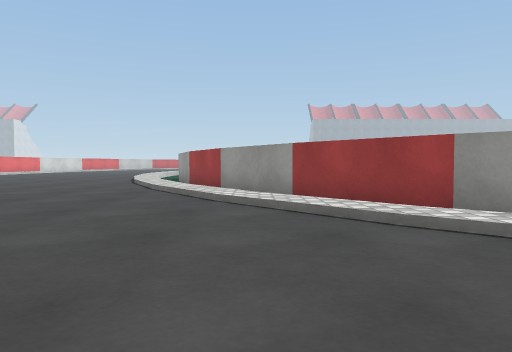
View 1 (above)

24 first-person views from a walk through a scene from a Unity 3-D project. The camera is 0.55 m above the floor, tilts 2° down and sees 70° across. The floor is counted in squares, 1 m on a side. Each view is taken from the middle of a square. On the plan, view 1 faces up. The plan holds only what a view shows up to about 9 squares ahead; the rest is blank. The place goes on beyond the plan. Some surface patterns are stand-ins.

View 2
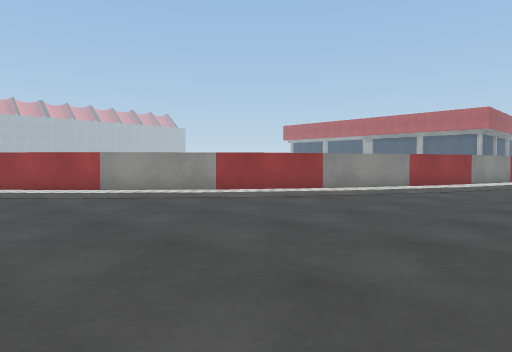

View 3
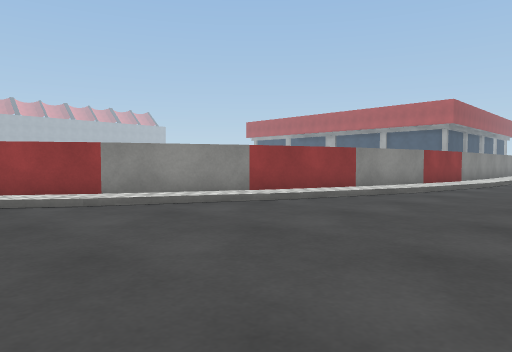

View 4
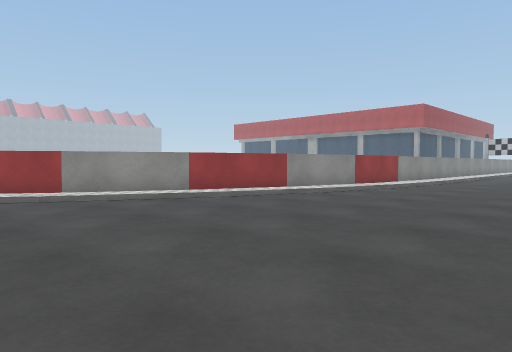

View 5
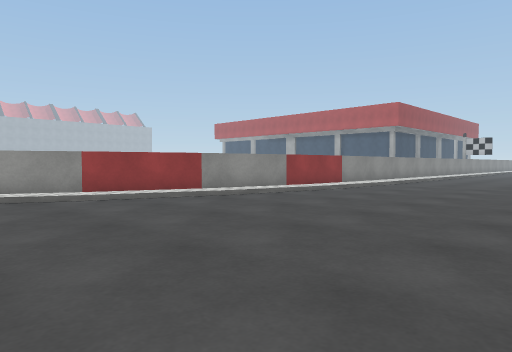

View 6
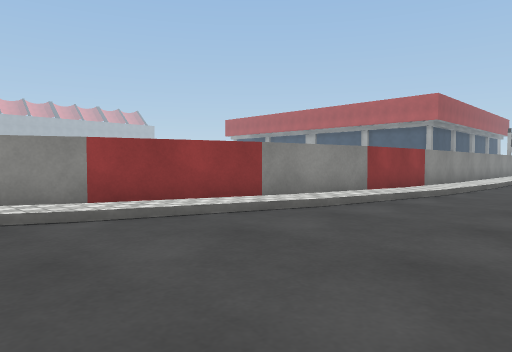

View 7
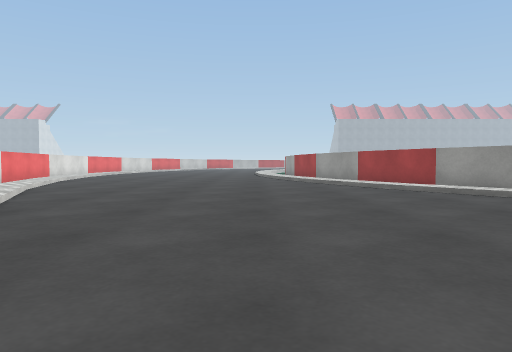

View 8
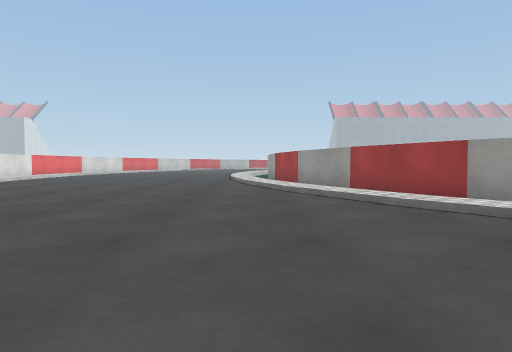

View 9
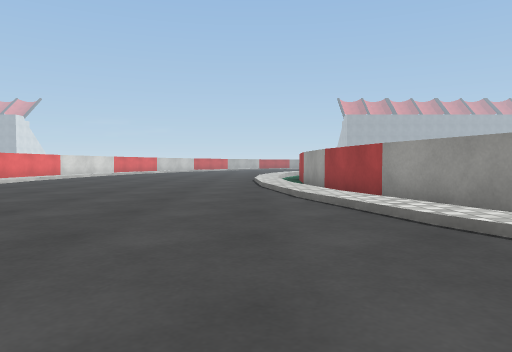

View 10
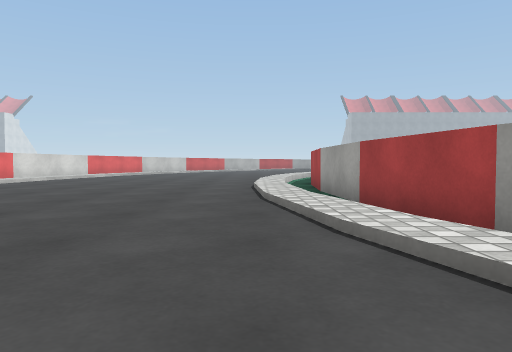

View 11
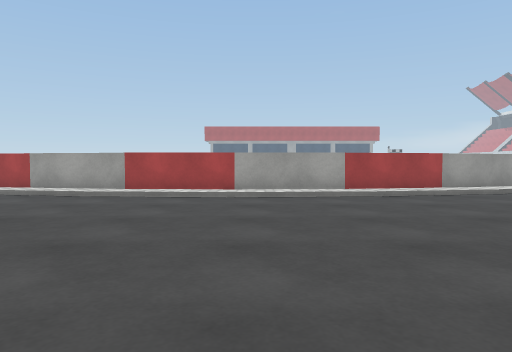

View 12
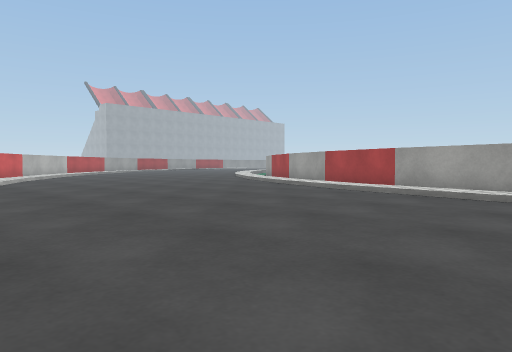

View 13
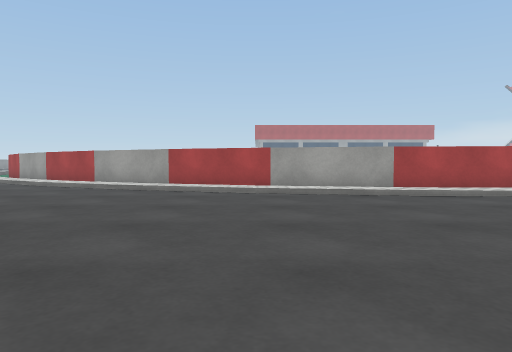

View 14
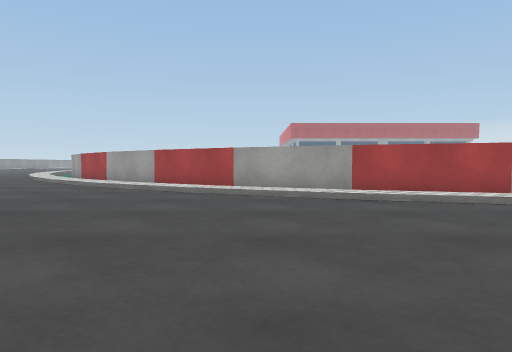

View 15
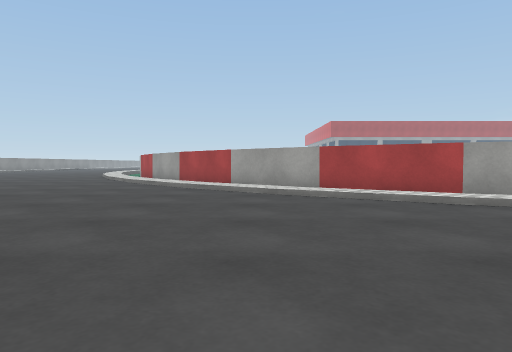

View 16
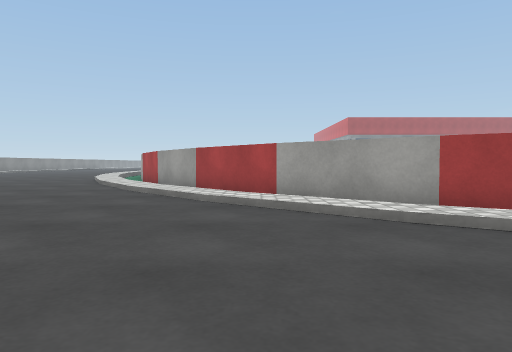

View 17
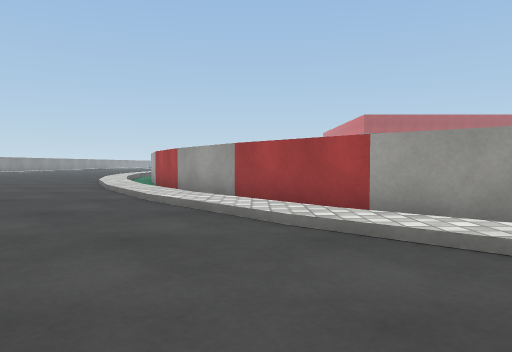

View 18
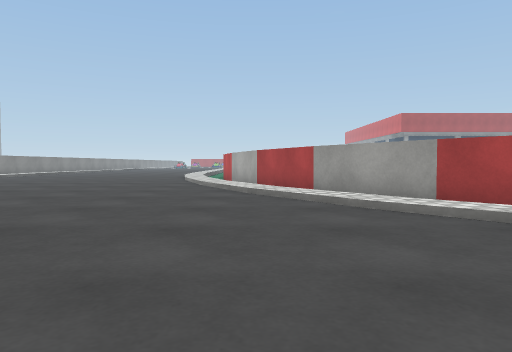

View 19
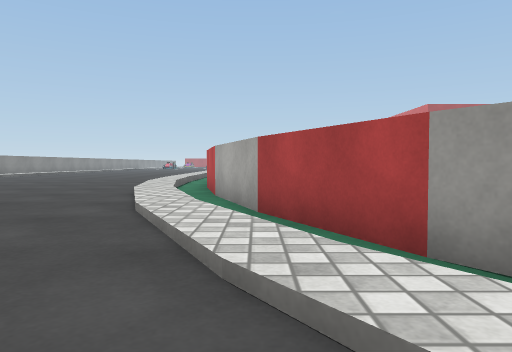

View 20
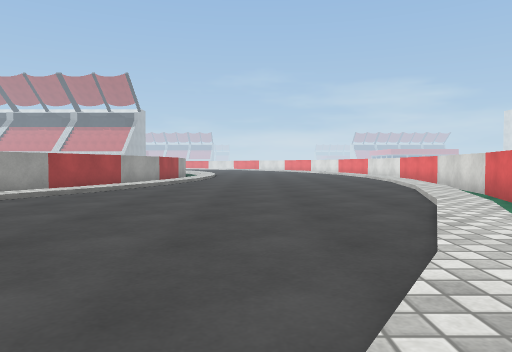

View 21
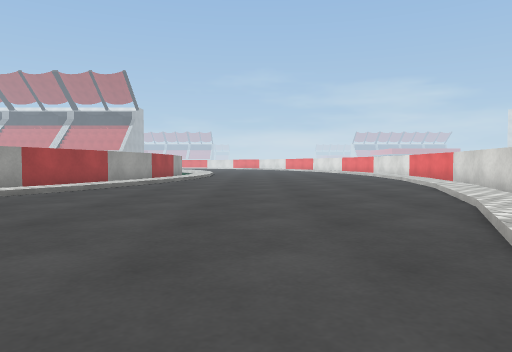

View 22
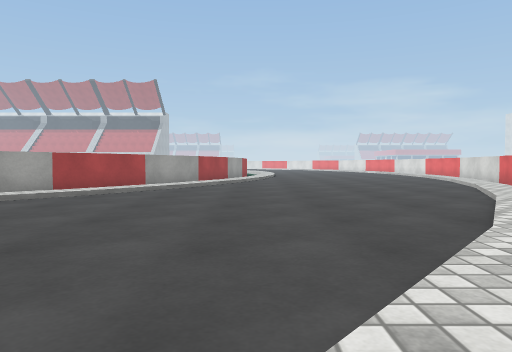

View 23
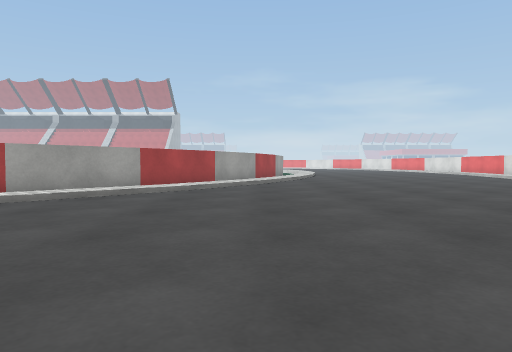

View 24
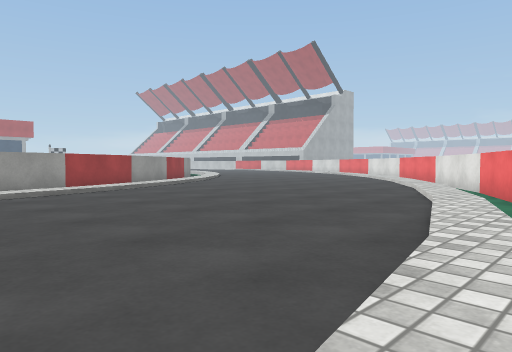

### Floor plan
Key: @ floor where view 1 was taken; # wall or solid block; . main floor; : floor 0.1 m higher than the main floor; - floor 0.1 m lower than the main floor; / step, stairs or slope; = window, fence, low wall or low ledge.
Columns run from 13 left of view 1 to 16 right of it. Each row starts with its distance up from view 1.
 39          : .  ........./::=
 38         //..........//==###
 37        //.........//=####
 36        /.........//###
 35       /........./=##
 34      //......../###
 33      /......../##
 32     :......../##
 31     /......./=#
 30    :.......//##
 29    /......./##
 28  #//....../=#
 27  #:......./##
 26 ##/.......=#
 25 #//....../=#
 24   .......:##
 23   ......./#
 22   ....../=#
 21   ....../=#
 20   ....../=#
 19   ....../=#
 18  /....../=#
 17   ....../=#
 16   ....../=#
 15   ....../=#
 14  :......./#
 13  :.......:##
 12  //....../##
 11   /.......=#
 10   :......./##
  9    /....../=#
  8    /......./##
  7    :.......//##
  6     /......./=#
  5    #:......../##
  4    # /......../###
  3       /......../ ##
  2       /........./=##
  1        /..  .....//###
  0         /    @....//=####
 -1             ........//=#######
 -2             .........../::///-
 -3             ..............////
 -4             /... ............
 -5                  .............
 -6                  .............
 -7                  /..........
 -8                    //..

Where each view was taken, in squares from view 1:
view 1: 0 up, 0 right, facing up
view 2: 4 down, 1 left, facing up-right
view 3: 5 down, 4 right, facing up-right
view 4: 7 down, 4 right, facing up-right
view 5: 8 down, 6 right, facing up-right
view 6: 5 down, 7 right, facing up-right
view 7: 0 up, 5 left, facing up
view 8: 3 up, 4 left, facing up
view 9: 7 up, 5 left, facing up
view 10: 10 up, 5 left, facing up
view 11: 18 up, 12 left, facing right
view 12: 20 up, 11 left, facing up-right
view 13: 24 up, 11 left, facing right
view 14: 28 up, 9 left, facing right
view 15: 32 up, 7 left, facing right
view 16: 33 up, 4 left, facing right
view 17: 34 up, 2 left, facing right
view 18: 37 up, 1 left, facing right
view 19: 37 up, 4 right, facing right
view 20: 35 up, 7 left, facing down
view 21: 34 up, 7 left, facing down
view 22: 39 up, 4 left, facing down
view 23: 39 up, 2 left, facing down
view 24: 14 up, 12 left, facing down-right
